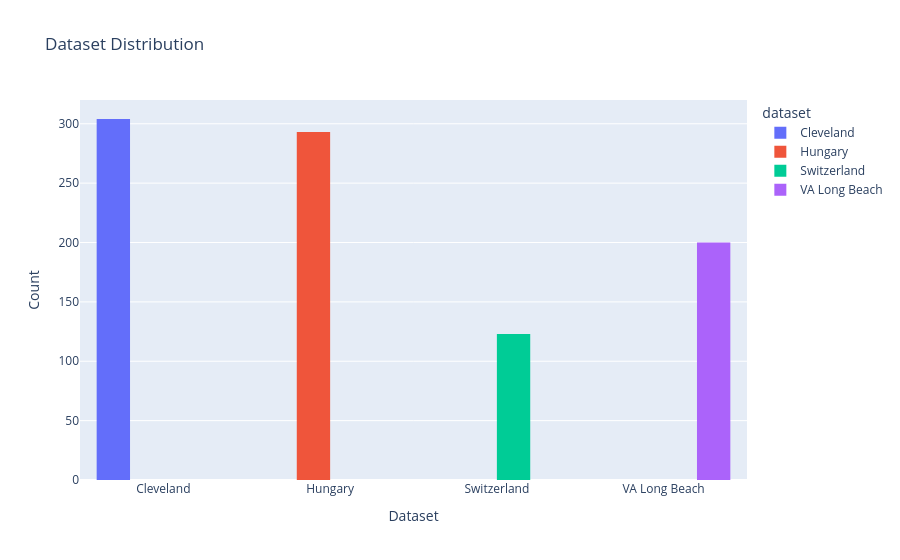

The code cell stored with this chart in its notebook:
### Code cell
# better plots using plotly
fig = px.histogram(data, x='dataset', color='dataset', title='Dataset Distribution', barmode='group')
fig.update_layout(xaxis_title='Dataset', yaxis_title='Count')
fig.show()

### Figure 1 — Plotly figure (JSON) as saved in the notebook; plotly's stock layout.template omitted (floating-point values rounded to 4 significant figures; data arrays with more than 128 entries replaced by an {"elided": "..."} marker saying what was removed)
{"data": [{"alignmentgroup": "True", "bingroup": "x", "hovertemplate": "dataset=%{x}<br>count=%{y}<extra></extra>", "legendgroup": "Cleveland", "marker": {"color": "#636efa", "pattern": {"shape": ""}}, "name": "Cleveland", "offsetgroup": "Cleveland", "orientation": "v", "showlegend": true, "type": "histogram", "x": {"elided": "304 str values"}, "xaxis": "x", "yaxis": "y"}, {"alignmentgroup": "True", "bingroup": "x", "hovertemplate": "dataset=%{x}<br>count=%{y}<extra></extra>", "legendgroup": "Hungary", "marker": {"color": "#EF553B", "pattern": {"shape": ""}}, "name": "Hungary", "offsetgroup": "Hungary", "orientation": "v", "showlegend": true, "type": "histogram", "x": {"elided": "293 str values"}, "xaxis": "x", "yaxis": "y"}, {"alignmentgroup": "True", "bingroup": "x", "hovertemplate": "dataset=%{x}<br>count=%{y}<extra></extra>", "legendgroup": "Switzerland", "marker": {"color": "#00cc96", "pattern": {"shape": ""}}, "name": "Switzerland", "offsetgroup": "Switzerland", "orientation": "v", "showlegend": true, "type": "histogram", "x": ["Switzerland", "Switzerland", "Switzerland", "Switzerland", "Switzerland", "Switzerland", "Switzerland", "Switzerland", "Switzerland", "Switzerland", "Switzerland", "Switzerland", "Switzerland", "Switzerland", "Switzerland", "Switzerland", "Switzerland", "Switzerland", "Switzerland", "Switzerland", "Switzerland", "Switzerland", "Switzerland", "Switzerland", "Switzerland", "Switzerland", "Switzerland", "Switzerland", "Switzerland", "Switzerland", "Switzerland", "Switzerland", "Switzerland", "Switzerland", "Switzerland", "Switzerland", "Switzerland", "Switzerland", "Switzerland", "Switzerland", "Switzerland", "Switzerland", "Switzerland", "Switzerland", "Switzerland", "Switzerland", "Switzerland", "Switzerland", "Switzerland", "Switzerland", "Switzerland", "Switzerland", "Switzerland", "Switzerland", "Switzerland", "Switzerland", "Switzerland", "Switzerland", "Switzerland", "Switzerland", "Switzerland", "Switzerland", "Switzerland", "Switzerland", "Switzerland", "Switzerland", "Switzerland", "Switzerland", "Switzerland", "Switzerland", "Switzerland", "Switzerland", "Switzerland", "Switzerland", "Switzerland", "Switzerland", "Switzerland", "Switzerland", "Switzerland", "Switzerland", "Switzerland", "Switzerland", "Switzerland", "Switzerland", "Switzerland", "Switzerland", "Switzerland", "Switzerland", "Switzerland", "Switzerland", "Switzerland", "Switzerland", "Switzerland", "Switzerland", "Switzerland", "Switzerland", "Switzerland", "Switzerland", "Switzerland", "Switzerland", "Switzerland", "Switzerland", "Switzerland", "Switzerland", "Switzerland", "Switzerland", "Switzerland", "Switzerland", "Switzerland", "Switzerland", "Switzerland", "Switzerland", "Switzerland", "Switzerland", "Switzerland", "Switzerland", "Switzerland", "Switzerland", "Switzerland", "Switzerland", "Switzerland", "Switzerland", "Switzerland"], "xaxis": "x", "yaxis": "y"}, {"alignmentgroup": "True", "bingroup": "x", "hovertemplate": "dataset=%{x}<br>count=%{y}<extra></extra>", "legendgroup": "VA Long Beach", "marker": {"color": "#ab63fa", "pattern": {"shape": ""}}, "name": "VA Long Beach", "offsetgroup": "VA Long Beach", "orientation": "v", "showlegend": true, "type": "histogram", "x": {"elided": "200 str values"}, "xaxis": "x", "yaxis": "y"}], "layout": {"barmode": "group", "legend": {"title": {"text": "dataset"}, "tracegroupgap": 0}, "title": {"text": "Dataset Distribution"}, "xaxis": {"anchor": "y", "categoryarray": ["Cleveland", "Hungary", "Switzerland", "VA Long Beach"], "categoryorder": "array", "domain": [0, 1], "title": {"text": "Dataset"}}, "yaxis": {"anchor": "x", "domain": [0, 1], "title": {"text": "Count"}}}}
